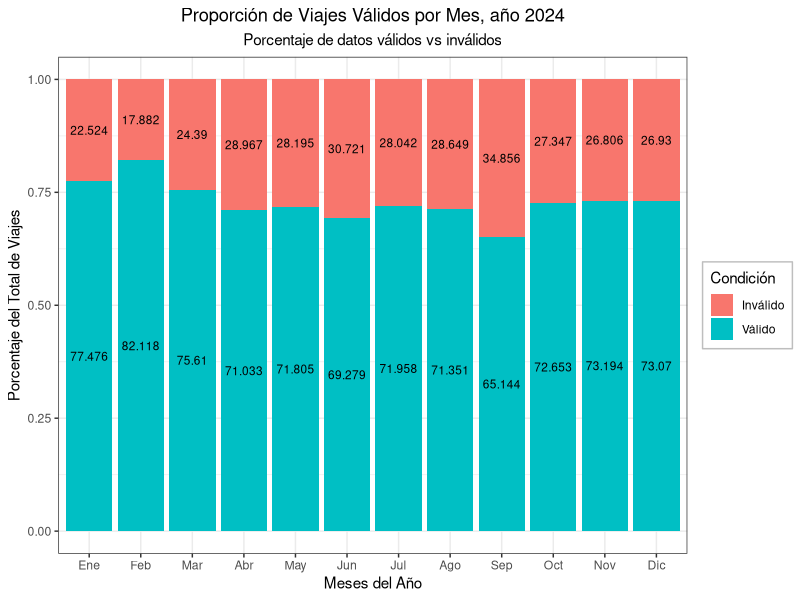

R code for this plot:
# val_perc: proporcion de viajes válidos vs inválidos
# formato gráfico de barras apilado: una barra contiene ambas condiciones de datos
# la etiqueta describe el porcentaje de la condición
# para una etiqueta con valores numéricos, ver val_prop.R
# codigo extraido desde https://r-graph-gallery.com/48-grouped-barplot-with-ggplot2.html
# se añade la libreria forcats porque se necesita tratar a los meses como un factor, no vector

library(tidyverse)
library(ggplot2)

# se genera set de datos
meses <- c(rep("Ene",2), rep("Feb",2), rep("Mar",2), rep("Abr",2), rep("May",2), rep("Jun",2), 
           rep("Jul",2), rep("Ago",2), rep("Sep",2), rep("Oct",2), rep("Nov",2), rep("Dic",2))
mes_fac <- factor(meses, levels=unique(meses))
condicion <- rep(c("Válido", "Inválido"), 12)
porcentajes <- c(c(77.476,22.524), c(82.118,17.882), c(75.61,24.39), c(71.033,28.967), c(71.805,28.195),
                 c(69.279,30.721), c(71.958,28.042), c(71.351,28.649), c(65.144,34.856), c(72.653,27.347), 
                 c(73.194, 26.806),c(73.07,26.93))
datos <- data.frame(mes_fac,condicion,porcentajes)

# Grouped
ggplot(datos, aes(x=mes_fac, y=porcentajes, fill=factor(condicion))) + 
  geom_bar(position="fill", stat="identity") +
  ggtitle("Proporción de Viajes Válidos por Mes, año 2024",
          subtitle="Porcentaje de datos válidos vs inválidos") +
  xlab("Meses del Año") +
  ylab("Porcentaje del Total de Viajes") +
  labs(fill= "Condición") +
  geom_text(label=porcentajes, size=3, position = position_fill(vjust = 0.5))+
  theme_bw() +
  theme(plot.title = element_text(hjust = 0.5),
        plot.subtitle = element_text(hjust = 0.5),
        legend.background = element_rect(colour="gray"))

